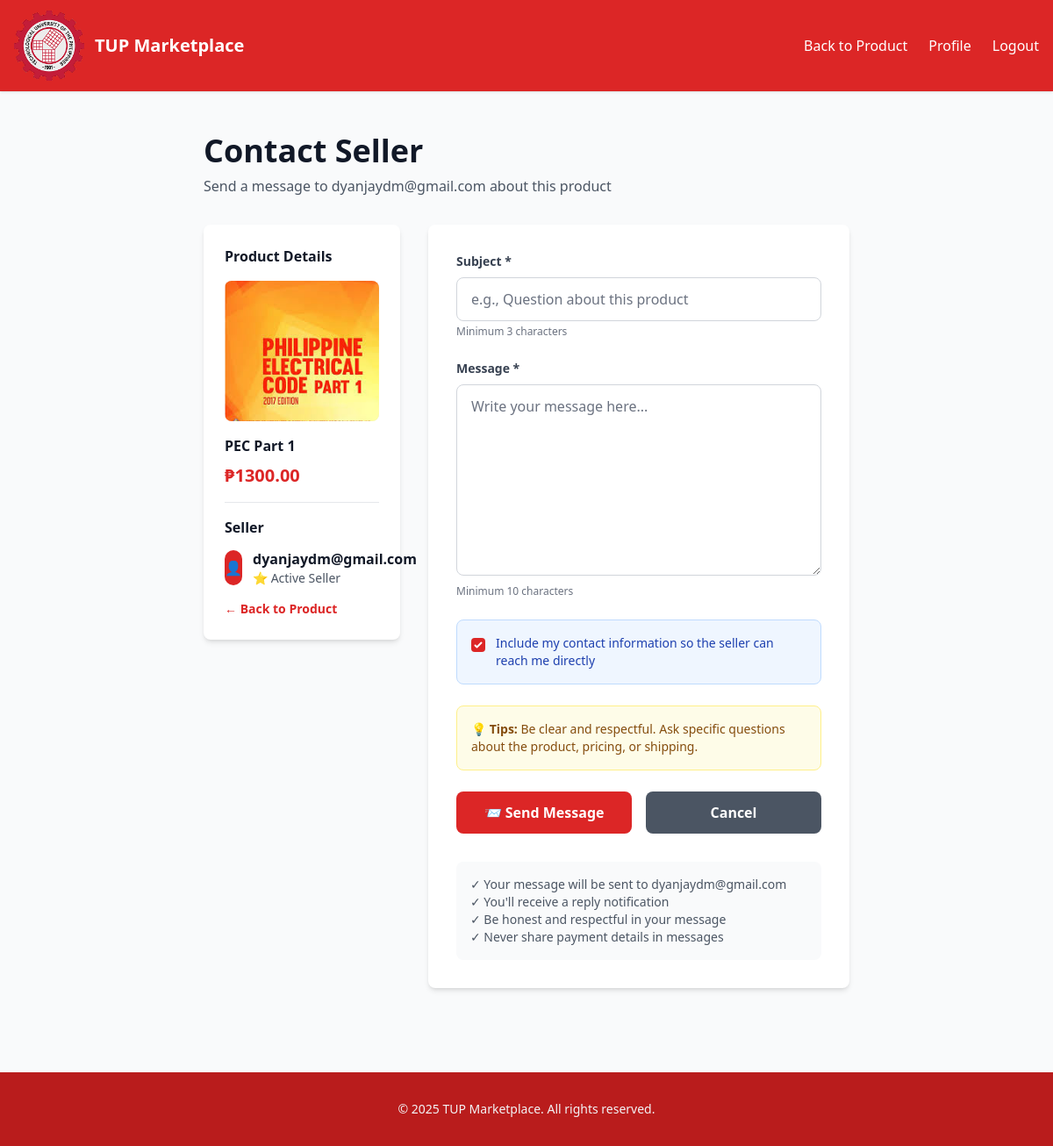
/product/9/contact-seller/ (signed in), run on an earlier commit of the app's database.
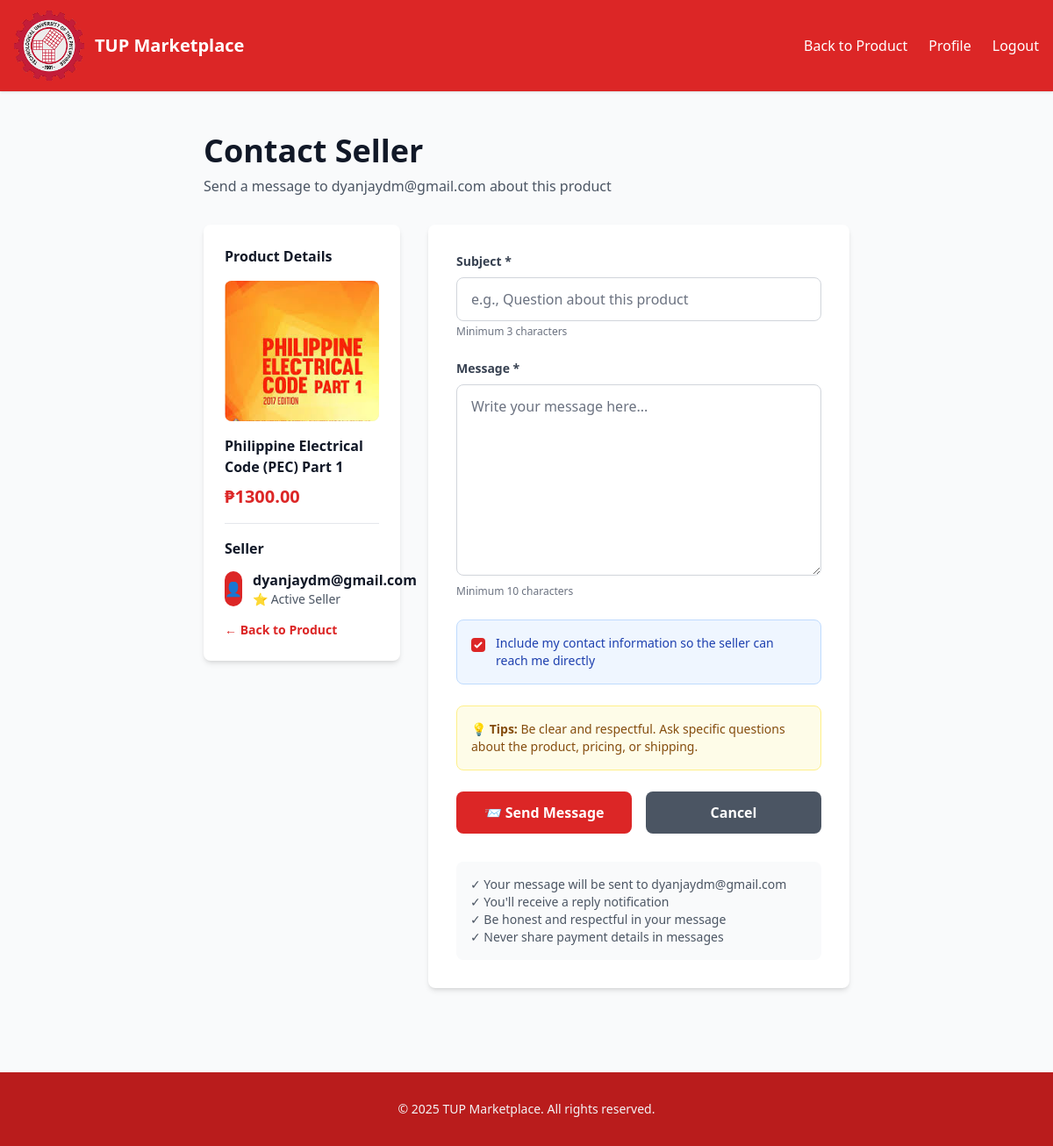
And on a later commit of the database.
### shop/models.py (models this page shows, shortened)
class Product(models.Model):
    name = models.CharField(max_length=200)
    description = models.TextField(blank=True)
    price = models.DecimalField(max_digits=10, decimal_places=2)
    stock = models.PositiveIntegerField(default=0)
    image = models.ImageField(upload_to='products/', blank=True, null=True)
    category = models.ForeignKey(Category, on_delete=models.CASCADE, related_name='products')
    seller = models.ForeignKey(User, on_delete=models.CASCADE, related_name='products')
    created_at = models.DateTimeField(auto_now_add=True)

### shop/views.py (the view, shortened to what this page needs)
# urls.py: path('product/<int:product_id>/contact-seller/', views.contact_seller, name='contact_seller'),
@login_required(login_url='login')
def contact_seller(request, product_id):
    product = get_object_or_404(Product, id=product_id)
    seller = product.seller
    if request.user == seller:
        messages.error(request, 'You cannot message yourself!')
        return redirect('product_detail', product_id=product_id)
    context = {
        'product': product,
        'seller': seller,
    }
    return render(request, 'shop/contact_seller.html', context)

### shop/templates/shop/contact_seller.html (shortened to what the changed rows need)
{% load static %}
<!DOCTYPE html>
<html lang="en">
<head>
  <link rel="stylesheet" href="{% static 'shop/css/styles.css' %}">
</head>
<body class="bg-gray-50">
  <header class="bg-red-600 text-white shadow">
    <div class="max-w-7xl mx-auto px-4 py-3 flex items-center justify-between gap-4">
      <div class="flex items-center gap-3">
        <a href="{% url 'homepage' %}" class="flex items-center gap-3 hover:opacity-80">
          <h1 class="text-xl font-bold hidden sm:block">TUP Marketplace</h1>
        </a>
      </div>
    </div>
  </header>
  <main class="max-w-3xl mx-auto px-4 py-12">
    <div class="mb-8">
      <h1 class="text-4xl font-bold text-gray-900 mb-2">Contact Seller</h1>
    </div>
    <div class="grid grid-cols-1 md:grid-cols-3 gap-8">
      <div class="md:col-span-1">
        <div class="bg-white rounded-lg shadow-md p-6 sticky top-4">
          <h2 class="font-bold text-gray-900 mb-4">Product Details</h2>
          <div class="h-40 bg-gray-200 rounded-lg mb-4 overflow-hidden">
            {% if product.image %}
              <img src="{{ product.image.url }}" alt="{{ product.name }}" class="w-full h-full object-cover">
            {% else %}
              <div class="w-full h-full flex items-center justify-center text-gray-400">No Image</div>
            {% endif %}
          </div>
          <p class="font-semibold text-gray-900 mb-2">{{ product.name }}</p>
          <p class="text-red-600 font-bold text-xl mb-4">₱{{ product.price }}</p>
          <div class="border-t border-gray-200 pt-4">
            <h3 class="font-bold text-gray-900 mb-3">Seller</h3>
            <div class="flex items-center gap-3 mb-3">
            </div>
            <a href="{% url 'product_detail' product.id %}" class="text-sm text-red-600 hover:underline font-semibold">
            </a>
          </div>
        </div>
      </div>
    </div>
  </main>
</body>
</html>

What changed in the data, as far as the page shows it:
changed Product: name "PEC Part 1" → "Philippine Electrical Code (PEC) Part 1"
